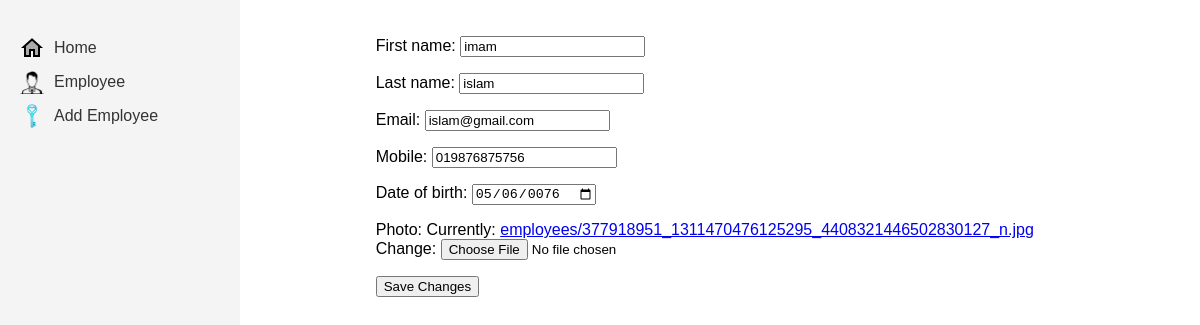
The app's page /employees/edit/12/ with its own data.
### employees/models.py (models this page shows, shortened)
class Employee(models.Model):
    first_name = models.CharField(max_length=50)
    last_name = models.CharField(max_length=50)
    email = models.EmailField()
    mobile = models.CharField(max_length=15)
    date_of_birth = models.DateField()
    photo = models.ImageField(upload_to='employees/')

### employees/views.py (the view)
# urls.py: path('edit/<int:pk>/', views.edit_employee, name='edit_employee'),
def edit_employee(request, pk):
    employee = get_object_or_404(Employee, pk=pk)
    if request.method == 'POST':
        form = EmployeeForm(request.POST, request.FILES, instance=employee)
        if form.is_valid():
            form.save()
            return redirect('employee_list')
    else:
        form = EmployeeForm(instance=employee)
    return render(request, 'employees/edit_employee.html', {'form': form})

### employees/forms.py
class EmployeeForm(forms.ModelForm):
    date_of_birth = forms.DateField(widget=forms.TextInput(attrs={'type': 'date'}))  # HTML5 date picker
    class Meta:
        model = Employee
        fields = ['first_name', 'last_name', 'email', 'mobile', 'date_of_birth', 'photo']

### employees/templates/employees/edit_employee.html (shortened to what this page needs)
{% load static %}
<!DOCTYPE html>
<html lang="en">
<head>
    <link rel="stylesheet" href="{% static 'css/style.css' %}">
</head>
<body>
    <div class="container">
        <aside class="sidebar">
            <nav>
                <ul>
                    <li>
                        <a href="{% url 'home' %}" class="{% if request.path == '/' %}active{% endif %}">
                            <img src="{% static 'images/icons8-home-24.png' %}" alt="Home" class="nav-icon">
                            Home
                        </a>
                    </li>
                    <li>
                        <a href="{% url 'employee_list' %}" class="{% if request.path == '/employees/' %}active{% endif %}">
                            <img src="{% static 'images/icons8-employee-50.png' %}" alt="Employee" class="nav-icon">
                            Employee
                        </a>
                    </li>
                    <li>
                        <a href="{% url 'add_employee' %}" class="{% if request.path == '/employees/add/' %}active{% endif %}">
                            <img src="{% static 'images/icons8-key-64.png' %}" alt="Add Employee" class="nav-icon">
                            Add Employee
                        </a>
                    </li>
                </ul>
            </nav>
        </aside>
        <h2>Edit Employee</h2>
        <form method="POST" enctype="multipart/form-data" class="content">
            {{ form.as_p }}
            <button type="submit">Save Changes</button>
        </form>
    </div>
</body>
</html>

### static/css/style.css (style rules this page uses)
body { font-family: Arial, sans-serif; margin: 0; padding: 0; box-sizing: border-box; }
.container { display: flex; }
.sidebar { width: 200px; background-color: #f4f4f4; padding: 20px; height: 100vh; position: fixed; }
.sidebar nav ul { list-style: none; padding: 0; }
.sidebar nav ul li { margin-bottom: 10px; }
.sidebar nav ul li a { text-decoration: none; color: #333; display: flex; align-items: center; }
.nav-icon { width: 24px; height: 24px; margin-right: 10px; }
.content { margin-left: 220px; padding: 20px; width: calc(100% - 220px); }

### records on screen
Employee: first_name "imam", last_name "islam", email "islam@gmail.com", mobile "019876875756", date_of_birth "05/06/0076"
